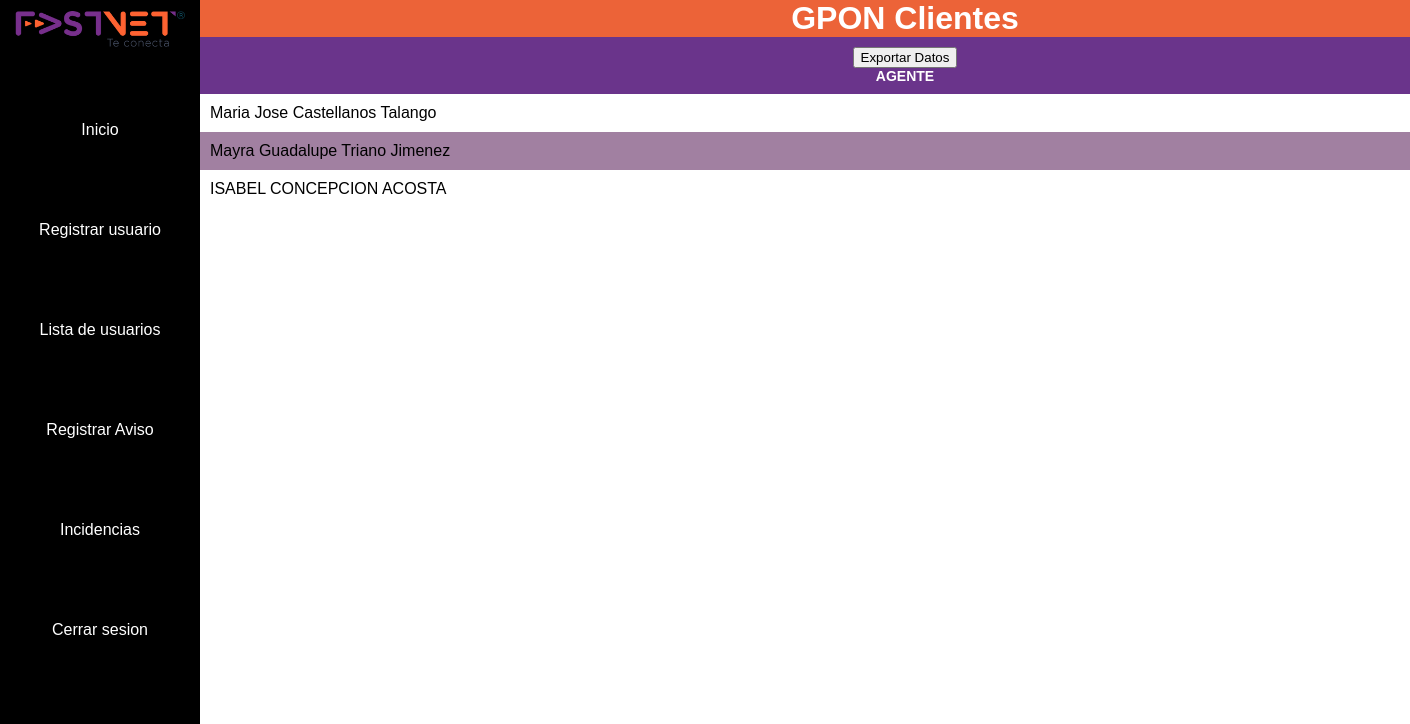
/Avisos/historialm.php (signed in), run on the app's committed database.
### tables this page shows
CREATE TABLE `usuario` (
  `id_usuario` int(11) NOT NULL,
  `nombre` varchar(50) NOT NULL,
  `telefono` varchar(12) NOT NULL,
  `fecha` date NOT NULL DEFAULT current_timestamp(),
  `sexo` varchar(20) NOT NULL,
  `username` varchar(40) DEFAULT NULL,
  `password` varchar(40) DEFAULT NULL,
  `id_tipo` int(11) DEFAULT NULL,
  `estatus` int(11) NOT NULL DEFAULT 1
);

### Avisos/historialm.php (the view, shortened to what this page needs)
<?php
include 'database.php';
?>
<!DOCTYPE html>
<html lang="en">
<head>
    <link rel="stylesheet" href="CSS/nav-admin.css">
    <link rel="stylesheet" href="CSS/lista-usuarios.css">
</head>
<body>
    <?php require_once 'includes/nav-admin.php'; ?>
    <h1 class="header">GPON Clientes</h1>
    <section id = "container_historial">
        <table class="lista_historial">
            <tr>
                <th><form action="genexcelmg.php" method="POST">
        <button type="submit">Exportar Datos</button>
    </form>AGENTE</th>
            </tr>
            <?php
                $query=mysqli_query($conn, "SELECT * FROM usuario WHERE id_tipo = 5");
                $result = mysqli_num_rows($query);
            if ($result > 0) {
                while ($data = mysqli_fetch_array($query)) {
            ?>
                    <tr>
                            <td><a href="historialagm.php?id_usuario=<?php echo $data["id_usuario"]?>"><?php echo $data["nombre"]; ?></a></td>
                            </tr>
         <?php
                    }
                }
                ?>
        </table>
    </section>
</body>
</html>

### Avisos/CSS/nav-admin.css (style rules this page uses)
body { background-color: white; }

### Avisos/CSS/lista-usuarios.css (style rules this page uses)
body { margin: 0; padding: 0; font-family: sans-serif; height: 100vh; }
.header { margin: 0 auto; position: relative; left: 200px; width: 100%; text-align: center; background-color:rgb(236, 99,56); color: white; }
table { border-collapse: collapse; font-size: 12pt; font-family: sans-serif; width:100%; margin: 0 auto; }
table th { text-align: center; padding: 10px 20px; background-color: rgb(106, 52, 139); color: white; font-size: 14px; }
table tr:nth-child(odd) { background: rgb(161, 128, 161); }
table td { padding: 10px; }
#container_historial { position: relative; left: 200px; }
.lista_historial a { text-decoration: none; color: inherit; }

### data on the page
usuario: nombre "Maria Jose Castellanos Talango"
usuario: nombre "Mayra Guadalupe Triano Jimenez"
usuario: nombre "ISABEL CONCEPCION ACOSTA"
